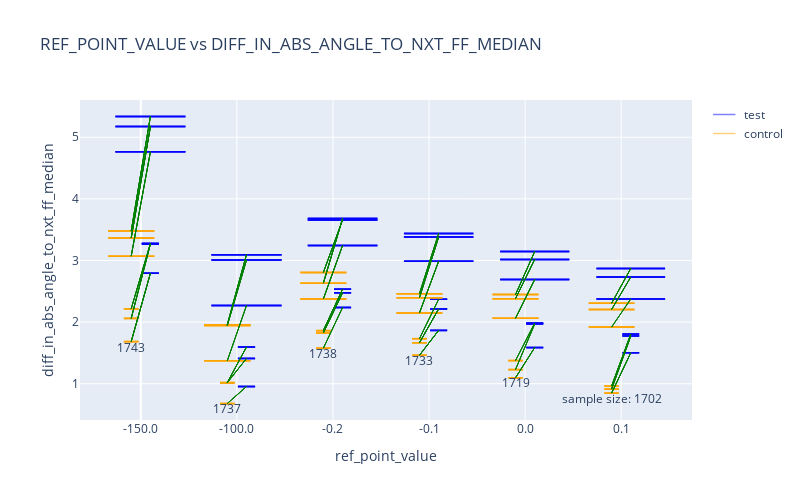

This figure's notebook cell:
### Markdown cell above
#### normal

### Code cell
ps.plot_heading_in_overall_median_info()
